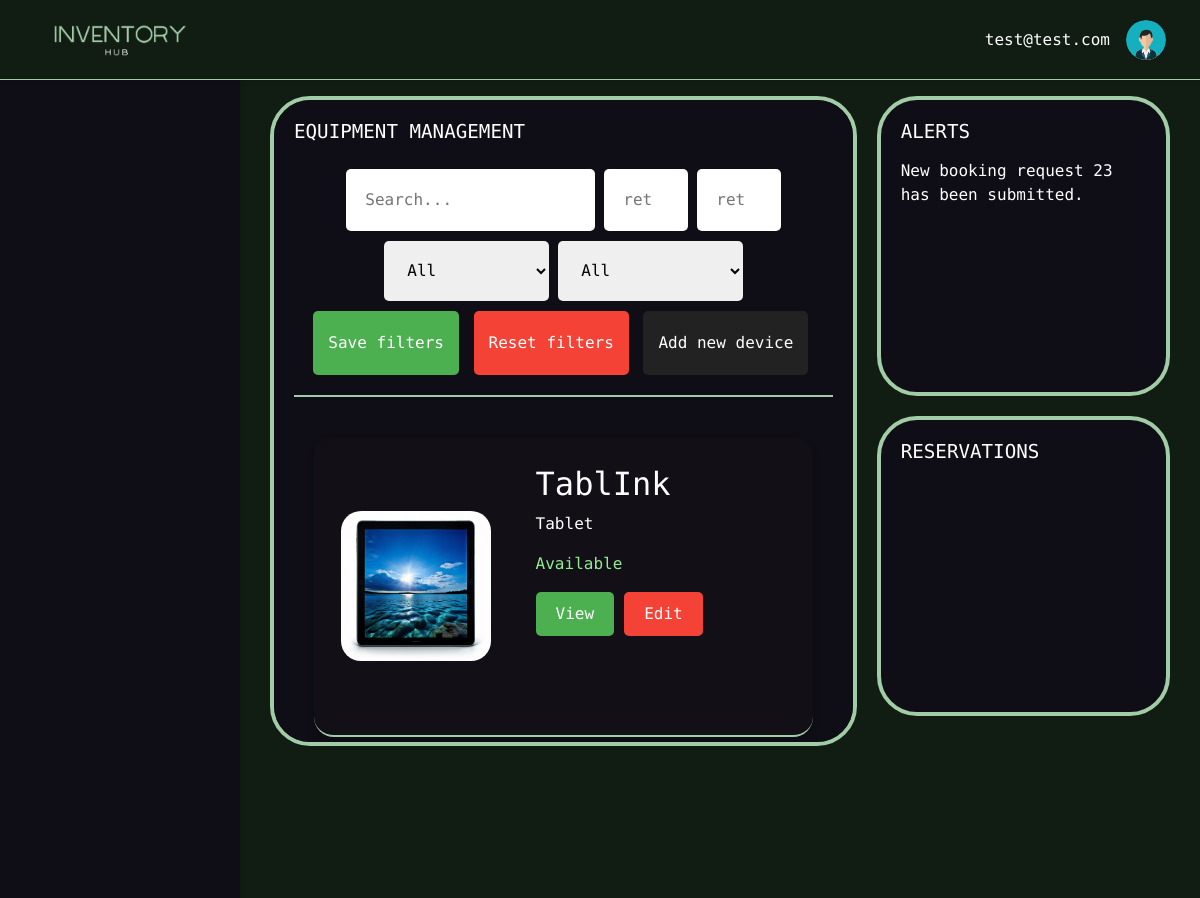
Before: /user_home/ (signed in, upper part) with the older database file.
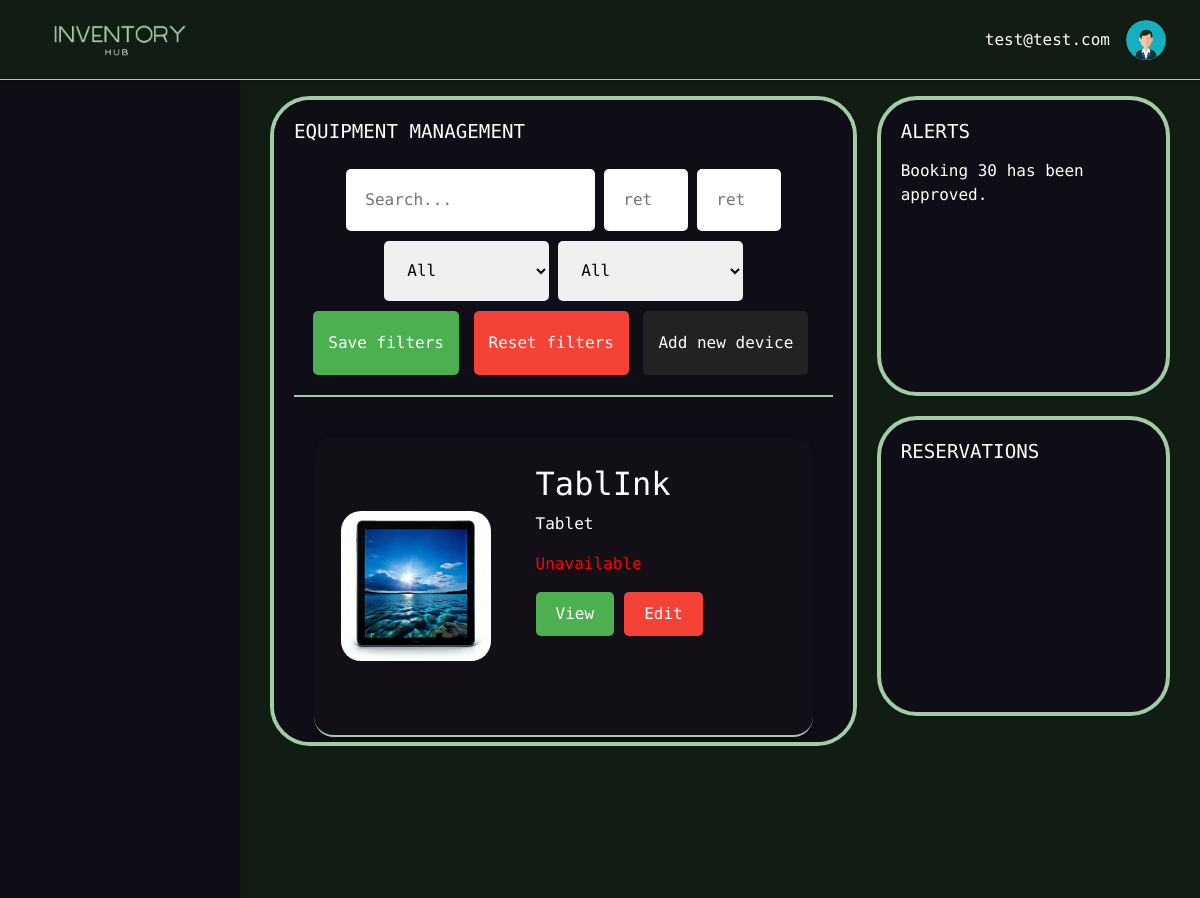
After: the same page with the newer database file.
### InventoryManagement/models.py (models this page shows, shortened)
class Device(models.Model):
    device_name = models.CharField(max_length=100)
    device_type = models.CharField(max_length=50)
    device_desc = models.CharField(max_length=200, null=True, blank=True)
    device_status = models.BooleanField(default=False)  # Changed from CharField to BooleanField
    location = models.ForeignKey(Location, on_delete=models.CASCADE)
    config = models.ForeignKey('DeviceConfig', on_delete=models.CASCADE, null=False, blank=False)
    return_day = models.IntegerField(default=0)

class UserNotification(models.Model):
    user = models.ForeignKey(CustomUser, on_delete=models.CASCADE)
    message =  models.CharField(max_length=65535)
    created = models.DateTimeField(auto_now_add=True)

### InventoryManagement/views.py (the view)
# urls.py: path('user_home/', views.user_home, name='user_home'),
@login_required
def user_home(request):
    users = CustomUser.objects.all()
    bookings = Booking.objects.filter(booking_status="requested")
    try:
        notifications = UserNotification.objects.filter(user=request.user).order_by("-created")
    except:
        notifications = list()
    user = request.user
    devices, search = _search(request)
    latest_booking = Booking.objects.filter(user=request.user).order_by('-booking_req_date').first()
    context = {
        "devices": devices,
        "search": search or "",
        'users': users,
        'bookings': bookings,
        "notifications": notifications,
        "user": user,
        "latest_booking": latest_booking
    }
    return render(request, 'user_home.html', context)

### InventoryManagement/templates/user_home.html (shortened to what this page needs)
{% extends "base.html" %}
{% load static %}
{% block styles %}
    <link rel="stylesheet" href="{% static 'css/U-dashboard.css' %}">
    <link rel="stylesheet" href="{% static 'css/equipment.css' %}">
    <link rel="stylesheet" href={% static "/css/basscss.css" %}>
{% endblock %}
{% block content %}
    <div class="dashboard-container">
        <div class="dashboard-column">
            <div class="dashboard-section" id="equipment-management">
                <h3>Equipment Management</h3>
                {% include 'equipmentSearch_plugin.html' %}
            </div>
        </div>
        <div class="dashboard-column">
            <div class="dashboard-section" id="alerts">
                <h3>Alerts</h3>
                {% with notifications|first as latest_notification %}
                    {% if latest_notification %}
                        <div class="mt2">
                            {{ latest_notification.message }}
                        </div>
                    {% else %}
                        <div class="mt2">
                            No new notifications.
                        </div>
                    {% endif %}
                {% endwith %}
            </div>
            <div class="dashboard-section" id="reservations">
                <h3>Reservations</h3>
            </div>
        </div>
    </div>
{% endblock %}

### InventoryManagement/templates/search.html
{% for device in devices %}
{% load static %}
            <div class="product-item">
                <img src="{% static 'images/'|add:device.device_type.lower|add:'.png'  %}" alt="{{ device.device_type }}">
            <div class="product-info">
                <h2>{{ device.device_name }}</h2>
                <p> {{ device.device_type }}</p>
                <p class="{% if device.device_status %}available{% else %}unavailable{% endif %}">
                    {% if device.device_status %}Available{% else %}Unavailable{% endif %}</p>
                <div class="actions">
                    {% if device.config%}
                    <a href="{% url 'device_view' device.config.device_serial %}"><button class="view-btn">View</button></a>
                    {% endif %}
                    {% if user.role.role_name == "admin" %}
                    <a href="{% url 'edit_device' device.config.device_serial %}"><button class="edit-btn">Edit</button></a>
                    {% endif %}
                </div>
            </div>
            </div>
{% endfor %}

Changed rows visible on the page:
removed UserNotification: message "New booking request 23 has been submitted."
changed Device "TablInk": device_status "Available" → "Unavailable"
added UserNotification: message "Booking 30 has been approved."
